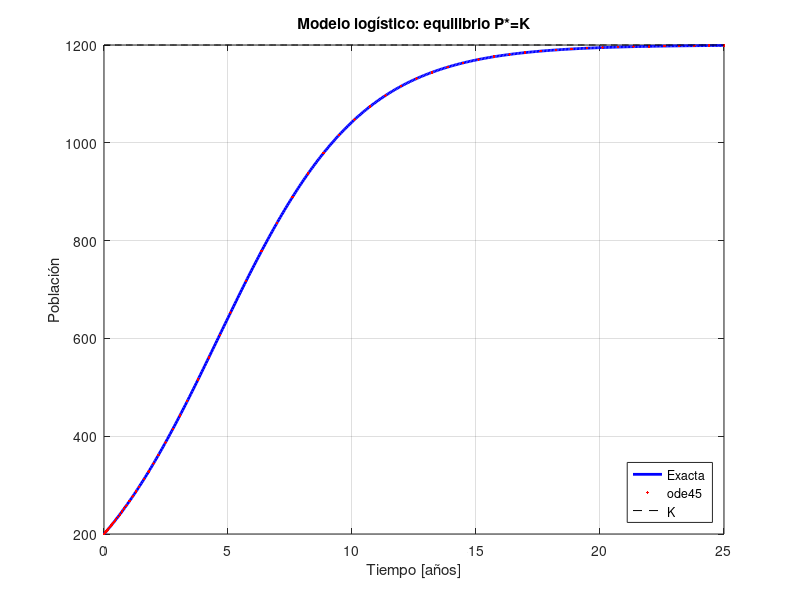
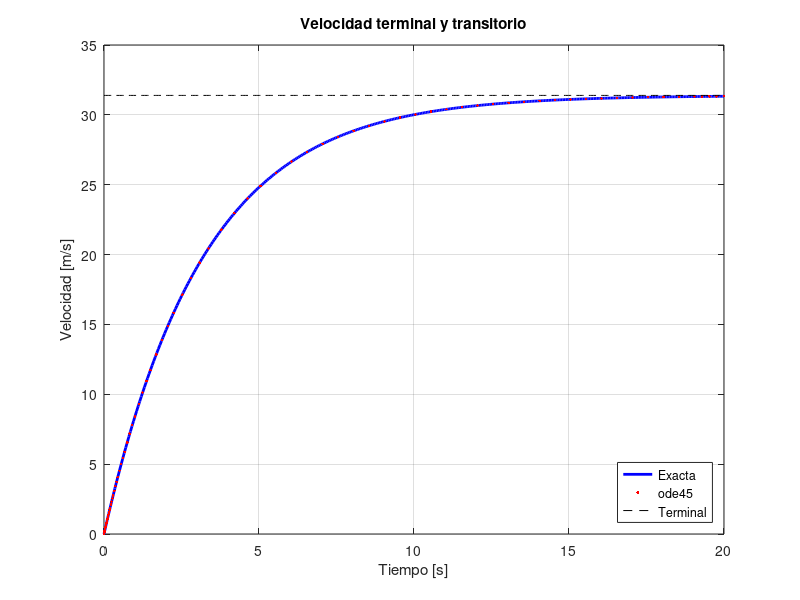
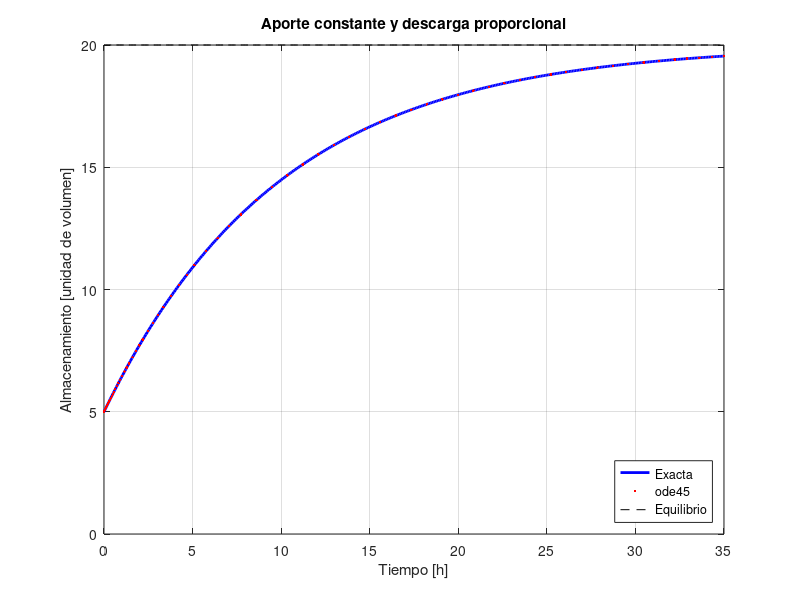
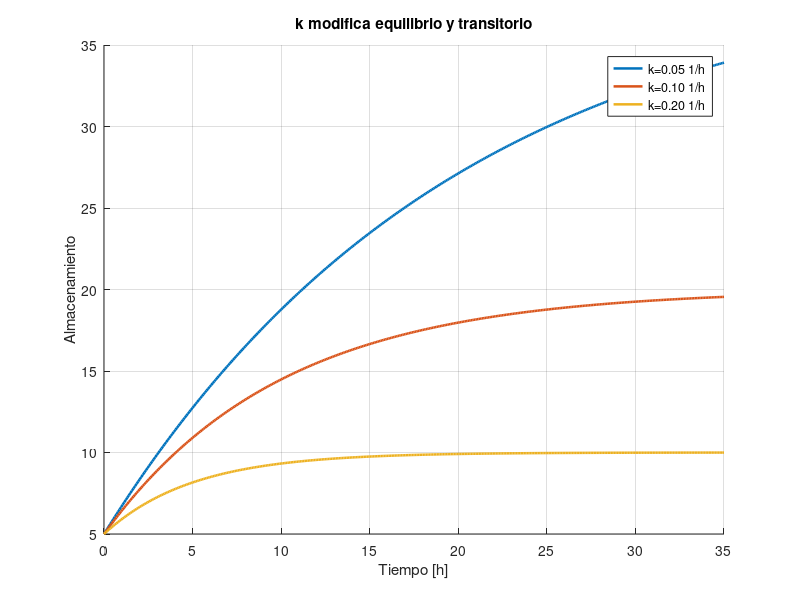

Source code (MATLAB) for these figures, in order:
%% CAPÍTULO 7 | MODELOS MATEMÁTICOS DE PRIMER ORDEN
% UCACUE | Matemática Avanzada | Ingeniería Civil
% Población, caída con fricción y almacenamiento; análisis de sensibilidad.
clc; close all; clearvars;

%% 1. Población logística: P'=r*P*(1-P/K)
r=0.35;K=1200;P0=200;
t=linspace(0,25,451);
P=K./(1+(K/P0-1)*exp(-r*t));
[tn,Pn]=ode45(@(t,P)r*P*(1-P/K),[0 25],P0);
figure('Name','C7: población logística');
plot(t,P,'b','LineWidth',2);hold on;plot(tn,Pn,'r.');
plot(t,K*ones(size(t)),'k--');grid on;
xlabel('Tiempo [años]');ylabel('Población');
title('Modelo logístico: equilibrio P*=K');
legend('Exacta','ode45','K','Location','southeast');
fprintf('C7 - Tiempo para P=600: %.5f años\n',log(5)/r);

%% 2. Movimiento vertical con resistencia lineal
% Eje positivo hacia abajo, m*v'=m*g-c*v.
m=80;c=25;g=9.81;v0=0;vf=m*g/c;
tv=linspace(0,20,400);
v=vf+(v0-vf)*exp(-(c/m)*tv);
[tvn,vn]=ode45(@(t,v)g-(c/m)*v,[0 20],v0);
figure('Name','C7: resistencia viscosa');
plot(tv,v,'b','LineWidth',2);hold on;plot(tvn,vn,'r.');
plot(tv,vf*ones(size(tv)),'k--');grid on;
xlabel('Tiempo [s]');ylabel('Velocidad [m/s]');
title('Velocidad terminal y transitorio');
legend('Exacta','ode45','Terminal','Location','southeast');
t95=-m/c*log(0.05);
fprintf('C7 - v_inf=%.4f m/s; t95=%.4f s\n',vf,t95);

%% 3. Almacenamiento ideal: S'=I-k*S, S(0)=S0
I=2; k=0.1; S0=5; Se=I/k;
ts=linspace(0,35,400);
S=Se+(S0-Se)*exp(-k*ts);
[tsn,Sn]=ode45(@(t,S)I-k*S,[0 35],S0);
figure('Name','C7: almacenamiento');
plot(ts,S,'b','LineWidth',2);hold on;plot(tsn,Sn,'r.');
plot(ts,Se*ones(size(ts)),'k--');grid on;
xlabel('Tiempo [h]');ylabel('Almacenamiento [unidad de volumen]');
title('Aporte constante y descarga proporcional');
legend('Exacta','ode45','Equilibrio','Location','southeast');
fprintf('C7 - Almacenamiento S(10)=%.5f\n',Se+(S0-Se)*exp(-1));

%% 4. Sensibilidad del modelo de almacenamiento
figure('Name','C7: sensibilidad a k');hold on;
for kj=[0.05 0.10 0.20]
    Sk=I/kj+(S0-I/kj)*exp(-kj*ts);
    plot(ts,Sk,'LineWidth',1.8,...
        'DisplayName',sprintf('k=%.2f 1/h',kj));
end
grid on;xlabel('Tiempo [h]');ylabel('Almacenamiento');
title('k modifica equilibrio y transitorio');
legend('Location','best');

%% ACTIVIDADES
% A1: construya una tabla completa de parámetros con unidades.
% A2: contraste fórmula y ode45 para los tres modelos.
% A3: estudie el efecto de un parámetro sobre el equilibrio.
% A4: redacte un informe de ingeniería con supuestos y limitaciones.
